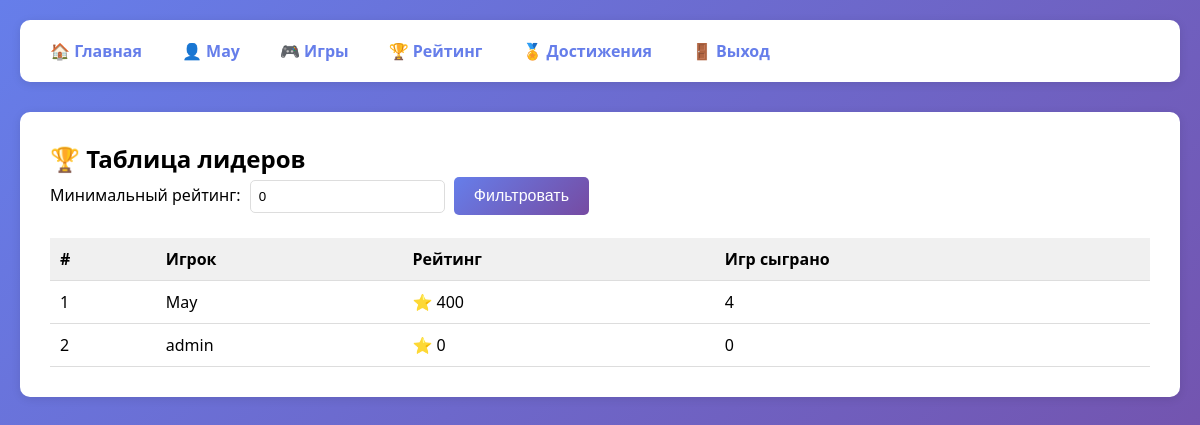
Page /leaderboard/ (signed in) on the committed database.
### apps/users/models.py (models this page shows, shortened)
class CustomUser(AbstractUser):
    rating = models.IntegerField(default=0)
    games_played = models.IntegerField(default=0)
    class Meta:
        verbose_name = 'Пользователь'
        verbose_name_plural = 'Пользователи'

### apps/users/views.py (the view)
# urls.py: path('leaderboard/', user_views.leaderboard, name='leaderboard'),
@login_required
def leaderboard(request):
    min_rating = request.GET.get('min_rating', 0)
    try:
        min_rating = int(min_rating)
    except ValueError:
        min_rating = 0
    users = UserDAO.filter_by_min_rating(min_rating)
    context = {
        'users': users,
        'min_rating': min_rating,
    }
    return render(request, 'leaderboard.html', context)

### dao/user_dao.py (called while the page is built)
    @staticmethod
    def filter_by_min_rating(min_rating: int) -> List[UserLeaderboardDTO]:
        users = CustomUser.objects.filter(rating__gte=min_rating).order_by('-rating')
        result = []
        for position, user in enumerate(users, start=1):
            result.append(UserLeaderboardDTO(
                id=user.id,
                username=user.username,
                email=user.email,
                first_name=user.first_name,
                last_name=user.last_name,
                rating=user.rating,
                games_played=user.games_played,
                position=position
            ))
        return result

### templates/leaderboard.html (shortened to what this page needs)
{% extends 'base.html' %}
{% block content %}
<h2>🏆 Таблица лидеров</h2>
<form method="get" style="margin-bottom: 20px;">
    <label>Минимальный рейтинг:</label>
    <input type="number" name="min_rating" value="{{ min_rating }}">
    <button type="submit">Фильтровать</button>
</form>
<table>
    <thead>
        <tr><th>#</th><th>Игрок</th><th>Рейтинг</th><th>Игр сыграно</th></tr>
    </thead>
    <tbody>
        {% for user in users %}
        <tr>
            <td>{{ forloop.counter }}</td>
            <td>{{ user.username }}</td>
            <td>⭐ {{ user.rating }}</td>
            <td>{{ user.games_played }}</td>
        </tr>
        {% empty %}
        <tr><td colspan="4">Нет игроков с таким рейтингом</td></tr>
        {% endfor %}
    </tbody>
</table>
{% endblock %}

### templates/base.html (shortened to what this page needs)
<!DOCTYPE html>
<html lang="ru">
<head>
</head>
<body>
    <div class="container">
        <nav>
            <div class="nav-links">
                <a href="/">🏠 Главная</a>
                {% if user.is_authenticated %}
                    <a href="{% url 'profile' %}">👤 {{ user.username }}</a>
                    <a href="{% url 'games_list' %}">🎮 Игры</a>
                    <a href="{% url 'leaderboard' %}">🏆 Рейтинг</a>
                    <a href="{% url 'my_achievements' %}">🏅 Достижения</a>
                    <a href="{% url 'logout' %}">🚪 Выход</a>
                {% else %}
                    <a href="{% url 'login' %}">🔐 Вход</a>
                    <a href="{% url 'register' %}">📝 Регистрация</a>
                {% endif %}
            </div>
        </nav>
        <div class="content">
            {% block content %}{% endblock %}
        </div>
    </div>
</body>
</html>

### templates/base.html (style rules this page uses)
* { margin: 0; padding: 0; box-sizing: border-box; }
body { font-family: 'Segoe UI', Tahoma, Geneva, Verdana, sans-serif; background: linear-gradient(135deg, #667eea 0%, #764ba2 100%); min-height: 100vh; }
.container { max-width: 1200px; margin: 0 auto; padding: 20px; }
nav { background: white; padding: 15px 20px; border-radius: 10px; margin-bottom: 30px; box-shadow: 0 2px 10px rgba(0,0,0,0.1); display: flex; justify-content: space-between; align-items: center; flex-wrap: wrap; }
.nav-links { display: flex; gap: 20px; flex-wrap: wrap; align-items: center; }
nav a { color: #667eea; text-decoration: none; font-weight: bold; padding: 5px 10px; border-radius: 5px; transition: all 0.3s; }
.content { background: white; padding: 30px; border-radius: 10px; box-shadow: 0 2px 10px rgba(0,0,0,0.1); }
button, .btn { background: linear-gradient(135deg, #667eea 0%, #764ba2 100%); color: white; border: none; padding: 10px 20px; border-radius: 5px; cursor: pointer; font-size: 16px; text-decoration: none; display: inline-block; }
table { width: 100%; border-collapse: collapse; }
th, td { padding: 10px; text-align: left; border-bottom: 1px solid #ddd; }
th { background: #f0f0f0; }
input, select { padding: 8px; margin: 5px; border: 1px solid #ddd; border-radius: 5px; }

### rows in the picture
CustomUser: username "May", username "May"
CustomUser: username "admin"

### other values in the picture
{{ user.rating }} "400" "0"
{{ user.games_played }} "4" "0"
